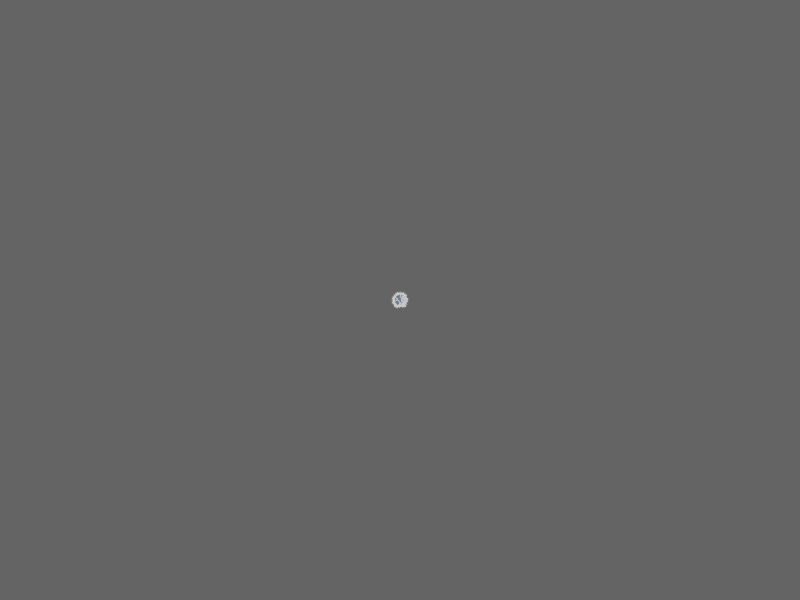
Frame 1 (no input)
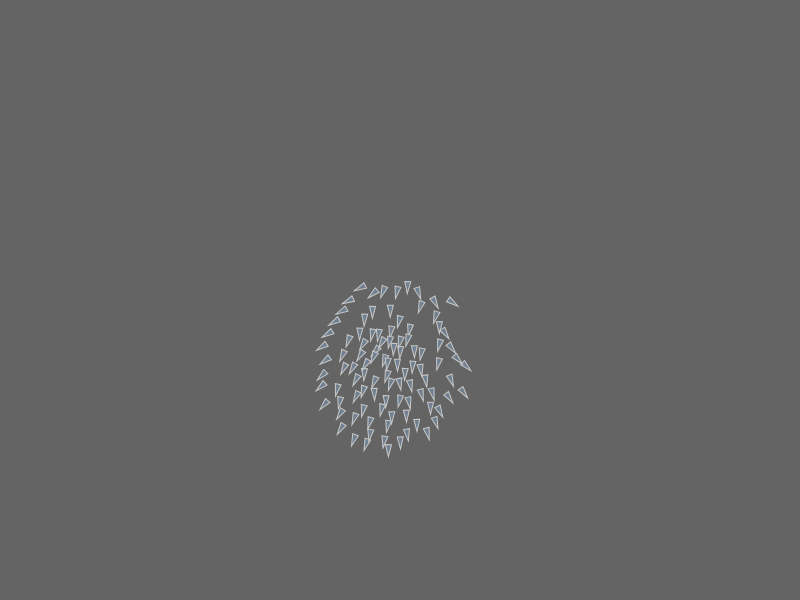
Frame 60 (no input)
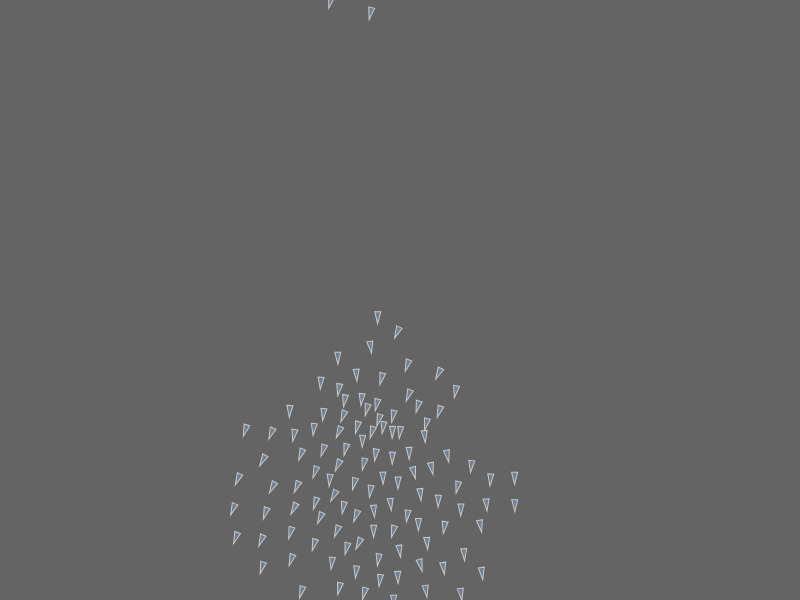
Frame 120 (the mouse pressed at the canvas centre since frame 60)

The p5.js sketch that drew these frames (run headless with seeded random() and noise() and a simulated clock; from frame 60 on, the mouse is pressed at the canvas centre):

// p5.js sketch
// ── sketch.js
let flock;

function setup() {
  createCanvas(displayWidth, displayHeight);
  //createCanvas(displayWidth, displayHeight);
  flock = new Flock();
  // Add an initial set of boids into the system
  for (let i = 0; i < 100; i++) {
    let b = new Boid(width / 2,height / 2);
    flock.addBoid(b);
  }
}

function draw() {
  background(100);
  flock.run();
}


// Add a new boid into the System
function mousePressed() {
  for (let i = 0; i < 10; i++){
  flock.addBoid(new Boid(mouseX, mouseY));
  }
}

function touchStarted() {
  for (let i = 0; i < 10; i++){
  flock.addBoid(new Boid(mouseX, mouseY));
  }
}

function windowResized() {
  resizeCanvas(windowWidth, displayHeight);
  //canvas.position(windowWidth, displayHeight);
}

// The Nature of Code
// Daniel Shiffman
// http://natureofcode.com

// Flock object
// Does very little, simply manages the array of all the boids

function Flock() {
  // An array for all the boids
  this.boids = []; // Initialize the array
}

Flock.prototype.run = function() {
  for (let i = 0; i < this.boids.length; i++) {
    this.boids[i].run(this.boids);  // Passing the entire list of boids to each boid individually
  }
}

Flock.prototype.addBoid = function(b) {
  this.boids.push(b);
}

// The Nature of Code
// Daniel Shiffman
// http://natureofcode.com

// Boid class
// Methods for Separation, Cohesion, Alignment added

function Boid(x, y) {
  this.acceleration = createVector(0, 0);
  this.velocity = createVector(random(-1, 1), random(-1, 1));
  this.position = createVector(x, y);
  this.r = 3.0;
  this.maxspeed = 3;    // Maximum speed
  this.maxforce = 0.05; // Maximum steering force
}

Boid.prototype.run = function(boids) {
  this.flock(boids);
  this.update();
  this.borders();
  this.render();
}

Boid.prototype.applyForce = function(force) {
  // We could add mass here if we want A = F / M
  this.acceleration.add(force);
}

// We accumulate a new acceleration each time based on three rules
Boid.prototype.flock = function(boids) {
  let sep = this.separate(boids);   // Separation
  let ali = this.align(boids);      // Alignment
  let coh = this.cohesion(boids);   // Cohesion
  // Arbitrarily weight these forces
  sep.mult(1.5);
  ali.mult(1.0);
  coh.mult(1.0);
  // Add the force vectors to acceleration
  this.applyForce(sep);
  this.applyForce(ali);
  this.applyForce(coh);
}

// Method to update location
Boid.prototype.update = function() {
  // Update velocity
  this.velocity.add(this.acceleration);
  // Limit speed
  this.velocity.limit(this.maxspeed);
  this.position.add(this.velocity);
  // Reset accelertion to 0 each cycle
  this.acceleration.mult(0);
}

// A method that calculates and applies a steering force towards a target
// STEER = DESIRED MINUS VELOCITY
Boid.prototype.seek = function(target) {
  let desired = p5.Vector.sub(target,this.position);  // A vector pointing from the location to the target
  // Normalize desired and scale to maximum speed
  desired.normalize();
  desired.mult(this.maxspeed);
  // Steering = Desired minus Velocity
  let steer = p5.Vector.sub(desired,this.velocity);
  steer.limit(this.maxforce);  // Limit to maximum steering force
  return steer;
}

Boid.prototype.render = function() {
  // Draw a triangle rotated in the direction of velocity
  let theta = this.velocity.heading() + radians(90);
  /*fill(color("#4809A6"));*/
  fill(color("#708090"));
  stroke(200);
  push();
  translate(this.position.x, this.position.y);
  rotate(theta);
  beginShape();
  vertex(0, -this.r * 2);
  vertex(-this.r, this.r * 2);
  vertex(this.r, this.r * 2);
  endShape(CLOSE);
  pop();
}

// Wraparound
Boid.prototype.borders = function() {
  if (this.position.x < -this.r)  this.position.x = width + this.r;
  if (this.position.y < -this.r)  this.position.y = height + this.r;
  if (this.position.x > width + this.r) this.position.x = -this.r;
  if (this.position.y > height + this.r) this.position.y = -this.r;
}

// Separation
// Method checks for nearby boids and steers away
Boid.prototype.separate = function(boids) {
  let desiredseparation = 25.0;
  let steer = createVector(0, 0);
  let count = 0;
  // For every boid in the system, check if it's too close
  for (let i = 0; i < boids.length; i++) {
    let d = p5.Vector.dist(this.position,boids[i].position);
    // If the distance is greater than 0 and less than an arbitrary amount (0 when you are yourself)
    if ((d > 0) && (d < desiredseparation)) {
      // Calculate vector pointing away from neighbor
      let diff = p5.Vector.sub(this.position, boids[i].position);
      diff.normalize();
      diff.div(d);        // Weight by distance
      steer.add(diff);
      count++;            // Keep track of how many
    }
  }
  // Average -- divide by how many
  if (count > 0) {
    steer.div(count);
  }

  // As long as the vector is greater than 0
  if (steer.mag() > 0) {
    // Implement Reynolds: Steering = Desired - Velocity
    steer.normalize();
    steer.mult(this.maxspeed);
    steer.sub(this.velocity);
    steer.limit(this.maxforce);
  }
  return steer;
}

// Alignment
// For every nearby boid in the system, calculate the average velocity
Boid.prototype.align = function(boids) {
  let neighbordist = 50;
  let sum = createVector(0,0);
  let count = 0;
  for (let i = 0; i < boids.length; i++) {
    let d = p5.Vector.dist(this.position,boids[i].position);
    if ((d > 0) && (d < neighbordist)) {
      sum.add(boids[i].velocity);
      count++;
    }
  }
  if (count > 0) {
    sum.div(count);
    sum.normalize();
    sum.mult(this.maxspeed);
    let steer = p5.Vector.sub(sum, this.velocity);
    steer.limit(this.maxforce);
    return steer;
  } else {
    return createVector(0, 0);
  }
}

// Cohesion
// For the average location (i.e. center) of all nearby boids, calculate steering vector towards that location
Boid.prototype.cohesion = function(boids) {
  let neighbordist = 50;
  let sum = createVector(0, 0);   // Start with empty vector to accumulate all locations
  let count = 0;
  for (let i = 0; i < boids.length; i++) {
    let d = p5.Vector.dist(this.position,boids[i].position);
    if ((d > 0) && (d < neighbordist)) {
      sum.add(boids[i].position); // Add location
      count++;
    }
  }
  if (count > 0) {
    sum.div(count);
    return this.seek(sum);  // Steer towards the location
  } else {
    return createVector(0, 0);
  }
}



// ── blog.html
---
layout: default
title: Jacob's Blog
---
<h1>Posts</h1>

<ul>
  {% for post in site.posts %}
    <li>
      <h2><a href="{{ post.url }}">{{ post.title }}</a></h2>
      <p>{{ post.excerpt }}</p>
    </li>
  {% endfor %}
</ul>

// ── main.css
/*     {
  box-sizing: border-box;
  margin : 0;
  padding: 0;
}*/

html,
body   {
  /*margin: 0 auto;
  padding: 0;
  line-height: 1.5;
  font-size: 16px;
  min-height: 100%;
  max-width: 100%;*/
  font-family : monospace;
  color : white;
}

header {
    background:#708090;
    padding: 20px 30px;
    color: #FFF;
    /*width: auto;
  	min-height: 100%;
    max-width: 100%;*/
}

:root {
    @media only screen and (max-width: 400px) {
        & { font-size: 10px;
            --img-size: 120px; }
    }

    @media only screen and (max-width: 700px) {
        & { font-size: 13px;
            --img-size: 160px; }
    }

    font-size: 16px;
    font-family: monospace;
    box-sizing: border-box;
    --imgsize: 240px;
}

#logo         {
  display: inline-block;
  color: #FFF;
  text-decoration: none;
  width: 49%;
  font-family : monospace;
}
#logo img    {
  width: 50px;
  border-radius: 3px;
  margin-right: 8px;
  vertical-align: middle;
}
#logo span   {
  display: inline-block;
}

nav {
	width: 50%;
	display: inline-block;
	text-align: right;
}

nav ul   {
	list-style: none;
	margin: 0;
}
nav ul li {
	display: inline-block;
}
nav ul li a    {
	color: #FFF;
	text-decoration: none;
	display: block;
	padding: 10px 15px;
	border-radius: 3px;
	transition: 0.3s ease all;
}
nav ul li a:hover   {
	background: #444;
}

/* styling our footer */
footer   {
  background: #708090;
  color: #708090;
  padding: 40px;
  text-align: center;
  max-width: 100%;
}
footer img   {
  display: block;
  border-radius: 5px;
  width: 80px;
  margin: 0 auto 10px;
}
/*
body {
	font-family : monospace;
	color : white;
}*/

ul {
	font-family : monospace;
}

a {
	color : white;
}

.about-me {
	text-align: center;
	padding-top:30px;
	margin-left: 40px;
	margin-right: 40px
}

.about-me img {
	margin-bottom: 12px;
	width: var(--imgsize);
}

.contact-me {
	text-align :center;
	margin-bottom: 30px;
}

canvas {
	position:absolute;
	top:0;
	left:0;
	width:100%;
	height:100%;
	z-index:-1;
}
// ── rainbowwalk.js
let walker;

function setup() {
	createCanvas(windowWidth, windowHeight);
	walker = new Walker();
	background("#F8F8FF");
}

function draw() {
	var r = random(255);
	var g = random(255);
	var b = random(255);
	strokeWeight(2);
	var stepsize = randomGaussian(10, 3)
	walker.step(stepsize);
	walker.render(r, g, b);
}

class Walker {
	constructor() {
		this.x = width/2;
		this.y = height/2;
	}

	render(r, g, b) {
		stroke(r, g, b);
		point(this.x, this.y);
	}

	step(stepsize) {
		var choice = floor(random(4));
		if (choice === 0) {
			this.x+=stepsize;
		}
		else if (choice == 1) {
			this.x-=stepsize;
		}
		else if (choice == 2) {
			this.y+=stepsize;
		}
		else if (choice == 3) {
			this.y-=stepsize;
		}
		this.x = constrain(this.x, 0, windowWidth-1);
		this.y = constrain(this.y, 0, windowHeight-1)
	}
}
